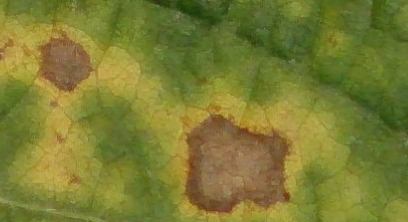
#> input picture DSC_0141_3.png, 408 x 222 px
$ python hog.py
#> lines starting #> are read from the running program, lines starting #| are printed output that depends on the picture; after the words box and inside, x2 and y2 are one past the last pixel; in counts of white or black regions, pixels touching at a corner belong together
import cv2
import numpy as np
from skimage.feature import hog
import matplotlib.pyplot as plt

# Coordenadas dos retângulos destacados
highlight_coords = [
    (0, 0, 100, 100),
    (200, 100, 300, 200),  # Adicione outras coordenadas aqui
    # ...
]

# Carregar a imagem
image_path = './DSC_0141_3.png'
image = cv2.imread(image_path)
#> image is the input picture: shape (222, 408, 3); mean B, G, R 50.9, 124.8, 123.2
gray_image = cv2.cvtColor(image, cv2.COLOR_BGR2GRAY)
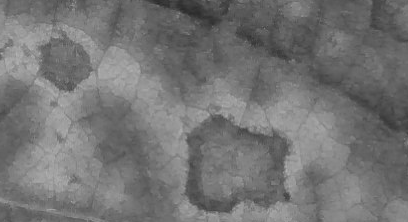
#> gray_image: shape (222, 408); min 39, max 184, mean 115.9

# Definir regiões de interesse (ROI)
regions = [
    image[y0:y1, x0:x1] for x0, y0, x1, y1 in highlight_coords
]
#> regions = 2 items

# Calcular o HOG e mostrar os histogramas das regiões
num_bins = 9

plt.figure(figsize=(15, 5 * len(regions)))

for i, region in enumerate(regions):
    # Histograma de cores RGB
    region_rgb = cv2.cvtColor(region, cv2.COLOR_BGR2RGB)

    color_hist_features_r = cv2.calcHist([region], [0], None, [256], [0, 256])
    color_hist_features_g = cv2.calcHist([region], [1], None, [256], [0, 256])
    color_hist_features_b = cv2.calcHist([region], [2], None, [256], [0, 256])

    color_hist_features_r = cv2.normalize(color_hist_features_r, None, alpha=0, beta=1, norm_type=cv2.NORM_MINMAX).flatten()
    color_hist_features_g = cv2.normalize(color_hist_features_g, None, alpha=0, beta=1, norm_type=cv2.NORM_MINMAX).flatten()
    color_hist_features_b = cv2.normalize(color_hist_features_b, None, alpha=0, beta=1, norm_type=cv2.NORM_MINMAX).flatten()


    # Histograma de cores HSV
    region_hsv = cv2.cvtColor(region, cv2.COLOR_RGB2BGR)
    color_hist_features_h = cv2.calcHist([region_hsv], [0], None, [256], [0, 256])
    color_hist_features_s = cv2.calcHist([region_hsv], [1], None, [256], [0, 256])
    color_hist_features_v = cv2.calcHist([region_hsv], [2], None, [256], [0, 256])

    color_hist_features_h = cv2.normalize(color_hist_features_h, None, alpha=0, beta=1, norm_type=cv2.NORM_MINMAX).flatten()
    color_hist_features_s = cv2.normalize(color_hist_features_s, None, alpha=0, beta=1, norm_type=cv2.NORM_MINMAX).flatten()
    color_hist_features_v = cv2.normalize(color_hist_features_v, None, alpha=0, beta=1, norm_type=cv2.NORM_MINMAX).flatten()


    gray_image = cv2.cvtColor(region, cv2.COLOR_BGR2GRAY)
    hog_features, hog_image = hog(gray_image, block_norm='L2-Hys', visualize=True)
    histogram_orientations = np.zeros(num_bins)
    orientations = hog_features[:num_bins]
    for j in range(num_bins):
        histogram_orientations[j] = orientations[j]

    # [22 lines of commented-out code are left out]

    plt.subplot(len(regions), 5, i * 5 + 4)
    plt.bar(np.arange(256), color_hist_features_g, width=1, color='g')
    plt.xlabel("Intensidade")
    plt.ylabel("Frequência")
    plt.title(f"Histograma Verde")
    plt.legend()

    plt.subplot(len(regions), 5, i * 5 + 5)
    plt.bar(np.arange(256), color_hist_features_b, width=1, color='b')
    plt.xlabel("Intensidade")
    plt.ylabel("Frequência")
    plt.title(f"Histograma Azul")
    plt.legend()

    plt.subplot(len(regions), 5, i * 5 + 3)
    plt.bar(np.arange(256), color_hist_features_r, width=1, color='r')
    plt.xlabel("Intensidade")
    plt.ylabel("Frequência")
    plt.title(f"Histograma Vermelho")
    plt.legend()


    # [25 lines of commented-out code are left out]
    x0, y0, x1, y1 = highlight_coords[i]
    cv2.rectangle(image, (x0, y0), (x1, y1), (0, 0, 255), 2)  # Destaque em vermelho
#> this loop made 2 passes
#> (x0, y0, x1, y1) on passes 1 to 2: (0, 0, 100, 100), (200, 100, 300, 200)
#> pass 1, `gray_image = cv2.cvtColor(region, cv2.COLOR_BGR2GRAY)`:
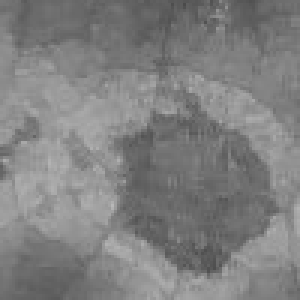
#> gray_image: shape (100, 100) (shown 3 times larger); min 75, max 184, mean 127.8
#> pass 1, `hog_features, hog_image = hog(gray_image, block_norm='L2-Hys', visuali..`:
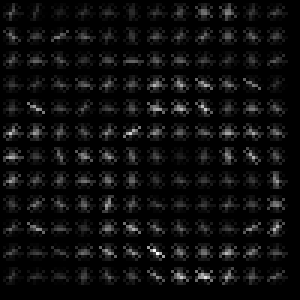
#> hog_image: shape (100, 100) float64 (shown 3 times larger); min 0, max 18.7, mean 1.04; drawn with min black and max white
#> pass 2, `region_rgb = cv2.cvtColor(region, cv2.COLOR_BGR2RGB)`:
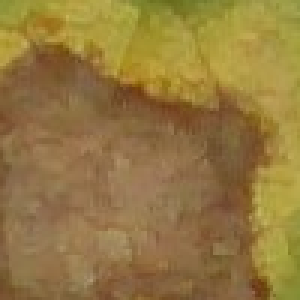
#> region_rgb: shape (100, 100, 3) (shown 3 times larger); mean R, G, B 148.2, 120.8, 63.8
#> after the loop:
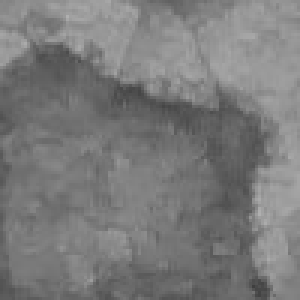
#> gray_image: shape (100, 100) (shown 3 times larger); min 63, max 176, mean 122.5
#> after the loop:
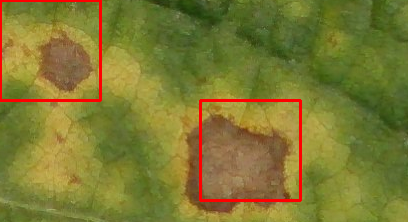
#> image: shape (222, 408, 3); 2.42% of pixels changed, all inside (x1, y1, x2, y2) = (0, 0, 302, 202)

plt.tight_layout()

# [5 lines of commented-out code are left out]
plt.show()
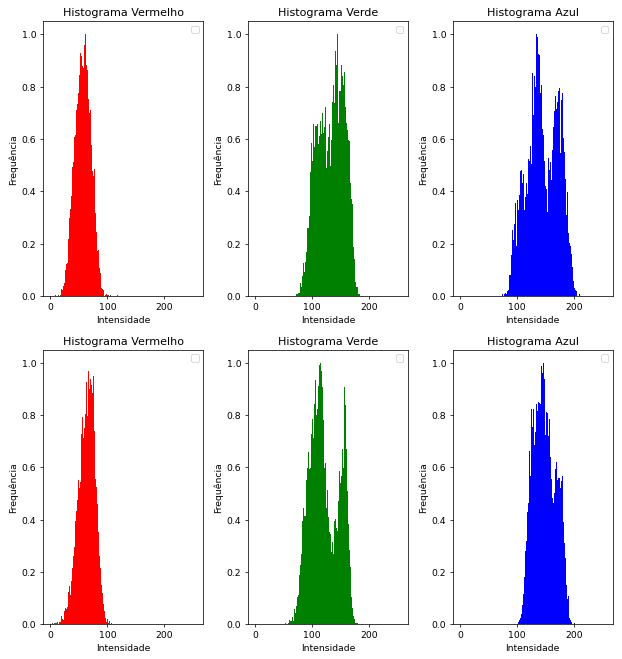
#> figure drawn by matplotlib, 6 panels; panel 1: tallest bar 1 high, from x = 143.5 to 144.5; panel 2: tallest bar 1 high, from x = 133.5 to 134.5; panel 3: tallest bar 1 high, from x = 61.5 to 62.5; panel 4: tallest bar 1 high, from x = 114.5 to 115.5
